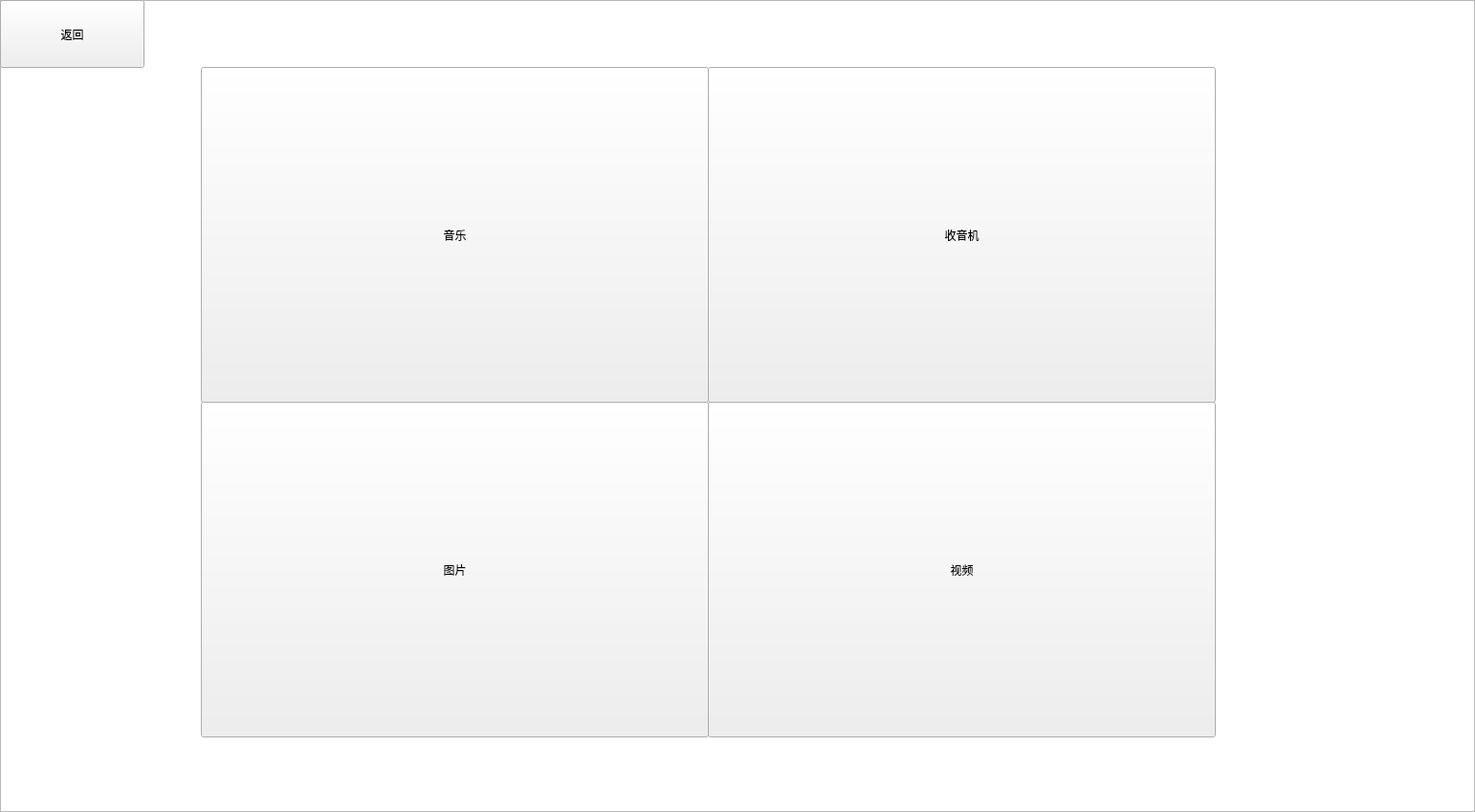
<?xml version="1.0" encoding="UTF-8"?>
<ui version="4.0">
 <class>Radio</class>
 <widget class="QWidget" name="Radio">
  <property name="geometry">
   <rect>
    <x>0</x>
    <y>0</y>
    <width>1542</width>
    <height>849</height>
   </rect>
  </property>
  <property name="windowTitle">
   <string>Form</string>
  </property>
  <widget class="QPushButton" name="musicButton">
   <property name="geometry">
    <rect>
     <x>210</x>
     <y>70</y>
     <width>531</width>
     <height>351</height>
    </rect>
   </property>
   <property name="text">
    <string>音乐</string>
   </property>
  </widget>
  <widget class="QPushButton" name="videoButton">
   <property name="geometry">
    <rect>
     <x>740</x>
     <y>420</y>
     <width>531</width>
     <height>351</height>
    </rect>
   </property>
   <property name="text">
    <string>视频</string>
   </property>
  </widget>
  <widget class="QPushButton" name="photoButton">
   <property name="geometry">
    <rect>
     <x>210</x>
     <y>420</y>
     <width>531</width>
     <height>351</height>
    </rect>
   </property>
   <property name="text">
    <string>图片</string>
   </property>
  </widget>
  <widget class="QPushButton" name="radioButton">
   <property name="geometry">
    <rect>
     <x>740</x>
     <y>70</y>
     <width>531</width>
     <height>351</height>
    </rect>
   </property>
   <property name="text">
    <string>收音机</string>
   </property>
  </widget>
  <widget class="QPushButton" name="backButton">
   <property name="geometry">
    <rect>
     <x>0</x>
     <y>0</y>
     <width>151</width>
     <height>71</height>
    </rect>
   </property>
   <property name="text">
    <string>返回</string>
   </property>
  </widget>
  <widget class="QGraphicsView" name="graphicsView">
   <property name="geometry">
    <rect>
     <x>0</x>
     <y>0</y>
     <width>1542</width>
     <height>849</height>
    </rect>
   </property>
  </widget>
  <zorder>graphicsView</zorder>
  <zorder>musicButton</zorder>
  <zorder>videoButton</zorder>
  <zorder>photoButton</zorder>
  <zorder>radioButton</zorder>
  <zorder>backButton</zorder>
 </widget>
 <resources/>
 <connections/>
</ui>
